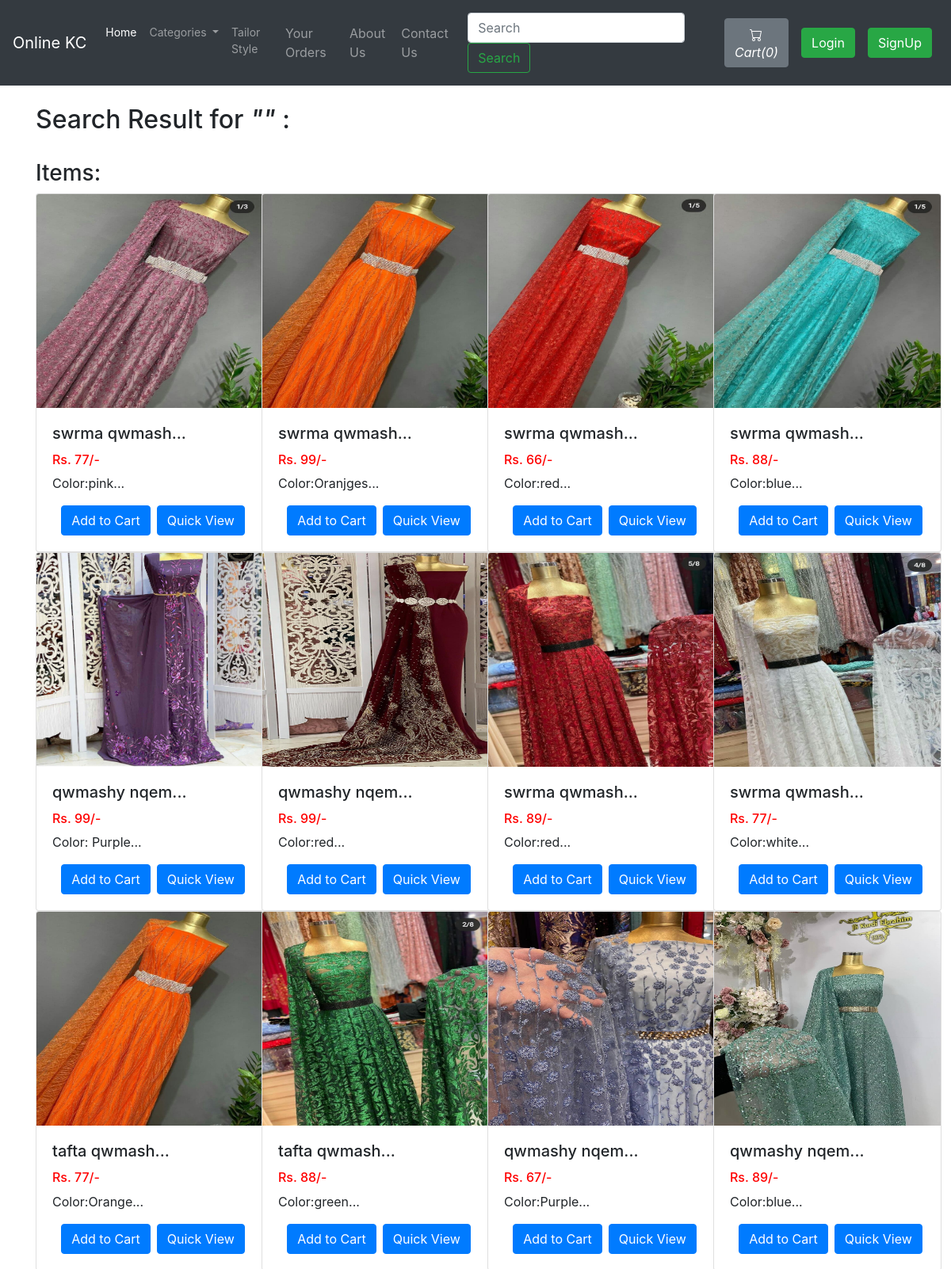
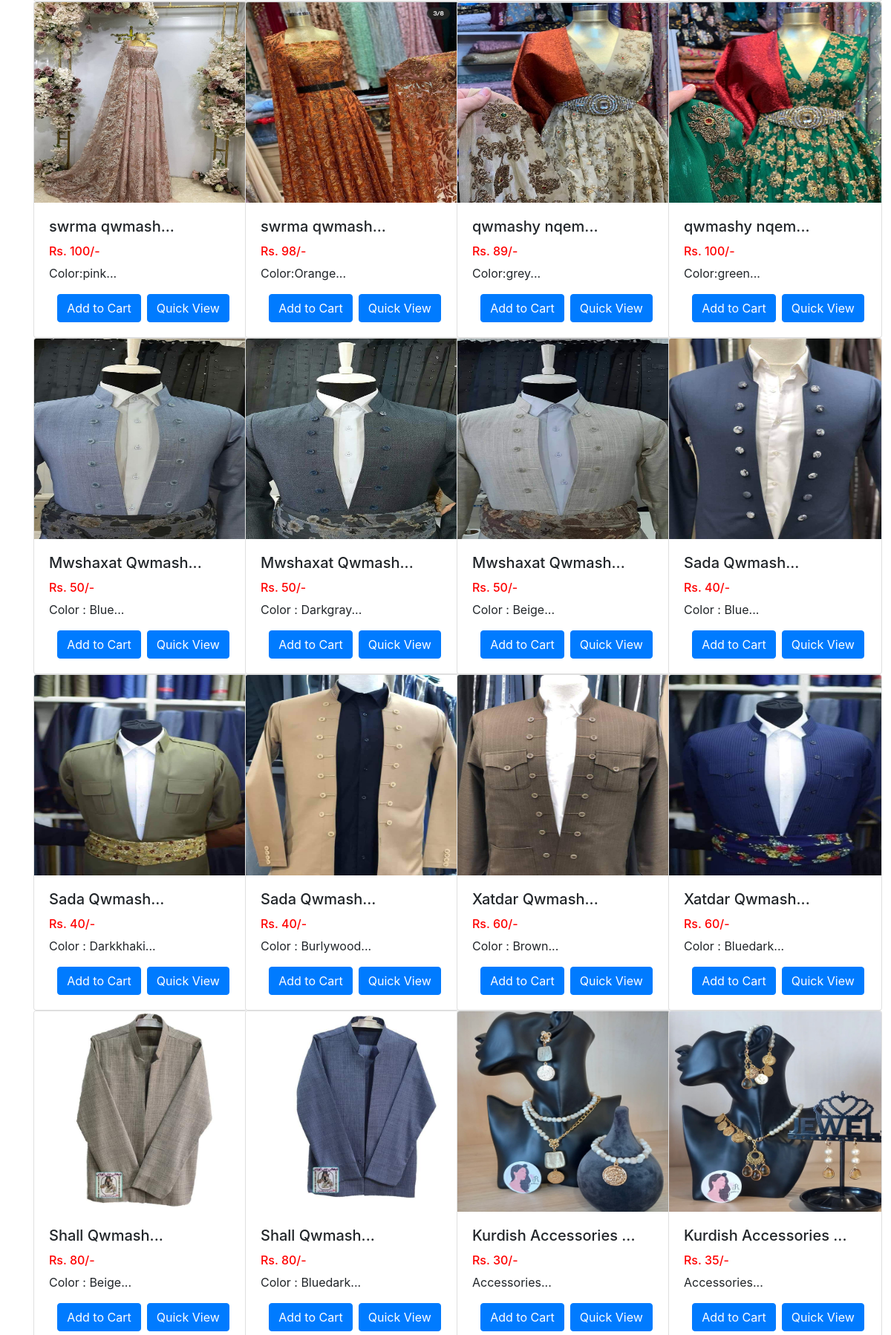
Screenshot of /search.php (upper part) with the database file from the repository (2 pictures, top to bottom).
### tables this page shows
CREATE TABLE `sitedetail` (
  `tempId` int(11) NOT NULL,
  `systemName` varchar(21) NOT NULL,
  `email` varchar(35) NOT NULL,
  `contact1` bigint(21) NOT NULL,
  `contact2` bigint(21) DEFAULT NULL COMMENT 'Optional',
  `address` text NOT NULL,
  `dateTime` datetime NOT NULL DEFAULT current_timestamp()
);

CREATE TABLE `item` (
  `itemId` int(12) NOT NULL,
  `itemName` varchar(255) NOT NULL,
  `itemPrice` int(12) NOT NULL,
  `itemDesc` text NOT NULL,
  `itemCategorieId` int(12) NOT NULL,
  `itemPubDate` datetime NOT NULL DEFAULT current_timestamp()
);

### search.php (the view, shortened to what this page needs)
<!doctype html>
<html lang="en">
<head>
    <link rel="stylesheet" href="https://stackpath.bootstrapcdn.com/bootstrap/4.4.1/css/bootstrap.min.css">
    <link rel="stylesheet" href="https://use.fontawesome.com/releases/v5.8.2/css/all.css">
</head>
<body>
    <?php include 'partials/_dbconnect.php';?>
    <?php require 'partials/_nav.php' ?>
    <div class="container my-3">
        <h2 class="py-2">Search Result for <em>"<?php echo $_GET['search']?>"</em> :</h2>
    </div>
    <div class="container my-3" id="cont">
        <h3><span id="iteam" class="py-2"></span></h3>
        <div class="row">
        <?php
            $query = $_GET["search"];
            $sql = "SELECT * FROM `item` WHERE itemName like '%$query%' OR itemDesc like '%$query%'";
            $result = mysqli_query($conn, $sql);
            while($row = mysqli_fetch_assoc($result)){
                ?><script> document.getElementById("iteam").innerHTML = "Items: ";</script> <?php
                $itemId = $row['itemId'];
                $itemName = $row['itemName'];
                $itemPrice = $row['itemPrice'];
                $itemDesc = $row['itemDesc'];
                echo '<div class="col-xs-3 col-sm-3 col-md-3">
                    <div class="card" style="width: 18rem;">
                        <img src="img/cimg/item-'.$itemId. '.jpg" class="card-img-top" alt="image for this item" width="249px" height="270px">
                        <div class="card-body">
                            <h5 class="card-title">' . substr($itemName, 0, 20). '...</h5>
                            <h6 style="color: #ff0000">Rs. '.$itemPrice. '/-</h6>
                            <p class="card-text">' . substr($itemDesc, 0, 29). '...</p>
                            <div class="row justify-content-center">';
                                if($loggedin){
                                    $quaSql = "SELECT `itemQuantity` FROM `viewcart` WHERE itemId = '$itemId' AND `userId`='$userId'";
                                    $quaresult = mysqli_query($conn, $quaSql);
                                    $quaExistRows = mysqli_num_rows($quaresult);
                                    if($quaExistRows == 0) {
                                        echo '<form action="partials/_manageCart.php" method="POST">
                                              <input type="hidden" name="itemId" value="'.$itemId. '">
                                              <button type="submit" name="addToCart" class="btn btn-primary mx-2">Add to Cart</button>';
                                    }else {
                                        echo '<a href="viewCart.php"><button class="btn btn-primary mx-2">Go to Cart</button></a>';
                                    }
                                }
                                else{
                                    echo '<button class="btn btn-primary mx-2" data-toggle="modal" data-target="#loginModal">Add to Cart</button>';
                                }
                                echo '</form>
                                <a href="viewItem.php?itemid=' . $itemId . '"><button class="btn btn-primary">Quick View</button></a>
                            </div>
                        </div>
                    </div>
                </div>';
            }
        ?>
        </div>
    </div>
</body>
</html>

### partials/_nav.php (shortened to what this page needs)
<?php
if (isset($_SESSION['loggedin']) && $_SESSION['loggedin'] == true) {
    $loggedin = true;
    $userId = $_SESSION['userId'];
    $username = $_SESSION['username'];
} else {
    $loggedin = false;
    $userId = 0;
}
$sql = 'SELECT * FROM `sitedetail`';
$result = mysqli_query($conn, $sql);
$row = mysqli_fetch_assoc($result);
$systemName = $row['systemName'];
echo '<nav class="navbar navbar-expand-lg navbar-dark bg-dark">
      <a class="navbar-brand" href="index.php">' .
    $systemName .
    '</a>
      <div class="collapse navbar-collapse" id="navbarSupportedContent">
        <ul class="navbar-nav mr-auto">
          <li class="nav-item active">
            <a class="nav-link" href="index.php" style="font-size: 14px">Home <span class="sr-only">(current)</span></a>
          </li>
          <li class="nav-item dropdown">
            <a class="nav-link dropdown-toggle" href="#" id="navbarDropdown" role="button" data-toggle="dropdown" aria-haspopup="true" aria-expanded="false" style="font-size: 14px">
              Categories
            </a>
      </ul>
   <div class="dropdown-menu" aria-labelledby="navbarDropdown">';
echo '</div>
          </li>
          <li class="nav-item" style="font-size: 14px">
            <a class="nav-link" href="tailorstyle.php">Tailor Style</a>
          </li>
          <li class="nav-item">
            <a class="nav-link" href="viewOrder.php">Your Orders</a>
          </li>
          <li class="nav-item">
            <a class="nav-link" href="about.php">About Us</a>
          </li>
          <li class="nav-item">
            <a class="nav-link" href="contact.php">Contact Us</a>
          </li>
        </ul>
        <form method="get" action="/OnlineKC/search.php" class="form-inline my-2 my-l g-0 mx-3">
          <input class="form-control mr-sm-2" type="search" name="search" id="search" placeholder="Search" aria-label="Search" required>
          <button class="btn btn-outline-success my-2 my-sm-0" type="submit">Search</button>
        </form>';
$countsql = "SELECT SUM(`itemQuantity`) FROM `viewcart` WHERE `userId`=$userId";
$countresult = mysqli_query($conn, $countsql);
$countrow = mysqli_fetch_assoc($countresult);
$count = $countrow['SUM(`itemQuantity`)'];
if (!$count) {
    $count = 0;
}
echo '<a href="viewCart.php"><button type="button" class="btn btn-secondary mx-2" title="MyCart">
          <svg xmlns="img/cart.svg" width="16" height="16" fill="currentColor" class="bi bi-cart" viewBox="0 0 16 16">
            <path d="M0 1.5A.5.5 0 0 1 .5 1H2a.5.5 0 0 1 .485.379L2.89 3H14.5a.5.5 0 0 1 .491.592l-1.5 8A.5.5 0 0 1 13 12H4a.5.5 0 0 1-.491-.408L2.01 3.607 1.61 2H.5a.5.5 0 0 1-.5-.5zM3.102 4l1.313 7h8.17l1.313-7H3.102zM5 12a2 2 0 1 0 0 4 2 2 0 0 0 0-4zm7 0a2 2 0 1 0 0 4 2 2 0 0 0 0-4zm-7 1a1 1 0 1 1 0 2 1 1 0 0 1 0-2zm7 0a1 1 0 1 1 0 2 1 1 0 0 1 0-2z"/>
          </svg>
          <i class="bi bi-cart">Cart(' .
    $count .
    ')</i>
        </button></a>';
if ($loggedin) {
    echo '<ul class="navbar-nav mr-2">
            <li class="nav-item dropdown">
              <a class="nav-link dropdown-toggle" href="#" id="navbarDropdown" role="button" data-toggle="dropdown"> Welcome ' .
        $username .
        '</a>
              <div class="dropdown-menu" aria-labelledby="navbarDropdown">
                <a class="dropdown-item" href="partials/_logout.php">Logout</a>
              </div>
            </li>
          </ul>
          <div class="text-center image-size-small position-relative">
            <a href="viewProfile.php"><img src="img/person-' .
        $userId .
        '.jpg" class="rounded-circle" onError="this.src = \'img/profilePic.jpg\'" style="width:40px; height:40px"></a>
          </div>';
} else {
    echo '
          <button type="button" class="btn btn-success mx-2"  data-toggle="modal" data-target="#loginModal">Login</button>
          <button type="button" class="btn btn-success mx-2"  data-toggle="modal" data-target="#signupModal">SignUp</button>';
}
echo '</div>
    </nav>';
?>

### search.php (style rules this page uses)
#cont { min-height : 515px; }

### rows the page displays
sitedetail: systemName "Online KC"
item: shows a picture, itemName "swrma qwmash", itemPrice "77", itemDesc "Color:pink"
item: itemName "swrma qwmash", itemPrice "99", itemDesc "Color:Oranjges"
item: shows a picture, itemName "swrma qwmash", itemPrice "66", itemDesc "Color:red"
item: shows a picture, itemName "swrma qwmash", itemPrice "88", itemDesc "Color:blue"
item: shows a picture, itemName "qwmashy nqem", itemPrice "99", itemDesc "Color: Purple"
item: shows a picture, itemName "qwmashy nqem", itemPrice "99", itemDesc "Color:red"
item: shows a picture, itemName "swrma qwmash", itemPrice "89", itemDesc "Color:red"
item: shows a picture, itemName "swrma qwmash", itemPrice "77", itemDesc "Color:white"
item: itemName "tafta qwmash", itemPrice "77", itemDesc "Color:Orange"
item: shows a picture, itemName "tafta qwmash", itemPrice "88", itemDesc "Color:green"
item: shows a picture, itemName "qwmashy nqem", itemPrice "67", itemDesc "Color:Purple"
item: shows a picture, itemName "qwmashy nqem", itemPrice "89", itemDesc "Color:blue"
item: shows a picture, itemName "swrma qwmash", itemPrice "100", itemDesc "Color:pink"
item: shows a picture, itemName "swrma qwmash", itemPrice "98", itemDesc "Color:Orange"
item: shows a picture, itemName "qwmashy nqem", itemPrice "89", itemDesc "Color:grey"
item: shows a picture, itemName "qwmashy nqem", itemPrice "100", itemDesc "Color:green"
item: shows a picture, itemName "Mwshaxat Qwmash", itemPrice "50", itemDesc "Color : Blue"
item: shows a picture, itemName "Mwshaxat Qwmash", itemPrice "50", itemDesc "Color : Darkgray"
item: shows a picture, itemName "Mwshaxat Qwmash", itemPrice "50", itemDesc "Color : Beige"
item: shows a picture, itemName "Sada Qwmash", itemPrice "40", itemDesc "Color : Blue"
item: shows a picture, itemName "Sada Qwmash", itemPrice "40", itemDesc "Color : Darkkhaki"
item: shows a picture, itemName "Sada Qwmash", itemPrice "40", itemDesc "Color : Burlywood"
item: shows a picture, itemName "Xatdar Qwmash", itemPrice "60", itemDesc "Color : Brown"
item: shows a picture, itemName "Xatdar Qwmash", itemPrice "60", itemDesc "Color : Bluedark"
item: shows a picture, itemName "Shall Qwmash", itemPrice "80", itemDesc "Color : Beige"
item: shows a picture, itemName "Shall Qwmash", itemPrice "80", itemDesc "Color : Bluedark"
item: shows a picture, itemName "Kurdish Accessories", itemPrice "30", itemDesc "Accessories"
item: shows a picture, itemName "Kurdish Accessories", itemPrice "35", itemDesc "Accessories"

### other values shown
$count "0"
